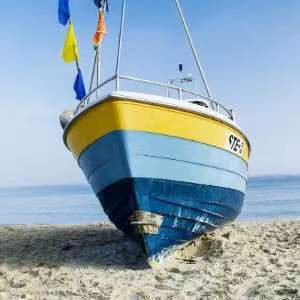
//> input picture resources/148_.jpg, 300 x 300 px
$ ./main ../resources/148_.jpg   (built with g++ and OpenCV 4)
//> lines starting //> are read from the running program, lines starting //| are printed output that depends on the picture
//
//  main.cpp
//  HoughLines(直线检测)
//
//  Created by wangwenjian on 2022/1/13.
//

#include <iostream>
#include <opencv2/opencv.hpp>

using namespace cv;
using namespace std;

static void help() {
    cout << "\nThis program demonstrates line finding with the Hough transform.\n"
    "Usage:\n"
    "./houghlines <image_name>, Default is ../data/pic1.png\n" <<endl;
}

int main(int argc, const char * argv[]) {
    // insert code here...
    CommandLineParser parser(argc, argv, "{help h||}{@image|../data/pic1.png|}");

    if (parser.has("help")) {
        help();
        return 0;
    }

//    String filename = parser.get<string>("@image");
    String filename = "148_.jpg";
    if (filename.empty()) {
        help();
        cout << "no image_name provided" << endl;
        return -1;
    }
    Mat src = imread(filename,0);
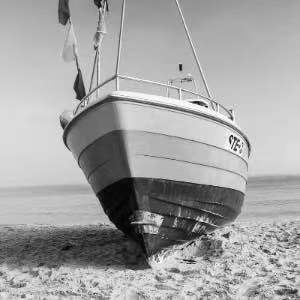
//> src: 300 rows x 300 cols, CV_8UC1; min 0, max 255, mean 163.2
    if (src.empty()) {
        help();
        cout << "can not open" << filename << endl;
        return -1;
    }
    Mat dst, cdst;
    Canny(src, dst, 50, 200,3);
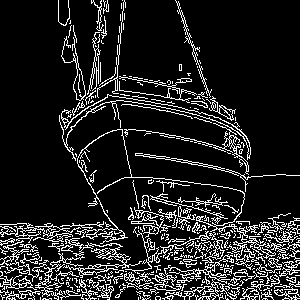
//> dst: 300 rows x 300 cols, CV_8UC1; 13.5% white in thin lines or dots
    cvtColor(dst, cdst, COLOR_GRAY2BGR);
//> cdst: 300 rows x 300 cols, CV_8UC3; 13.5% white in thin lines or dots
#if 0
    vector<Vec2f> lines;
    HoughLines(dst, lines, 1 , CV_PI/180, 100, 0, 0);
    for (size_t i = 0; i < lines.size(); i++) {
        float rho = lines[i][0], theta = lines[i][1];
        Point pt1, pt2;
        double a = cos(theta), b = sin(theta);
        double x0 = a * rho, y0 = b * rho;
        pt1.x = cvRound(x0 + 1000 * (-b));
        pt1.y = cvRound(y0 + 1000 * (a));
        pt2.x = cvRound(x0 - 1000 * (-b));
        pt2.y = cvRound(y0 - 1000 * (a));
        line(cdst, pt1, pt2, Scalar(0, 0 , 255), 3, LINE_AA);
    }
#else
    vector<Vec4i> lines;
    HoughLinesP(dst, lines, 1, CV_PI/180, 50, 50, 10);
//> lines = 116 lines (x1, y1, x2, y2), first 8: [168, 265, 299, 296], [4, 228, 114, 224], [15, 284, 96, 274], [23, 281, 109, 263], [96, 273, 183, 249], [0, 286, 234, 274], [187, 229, 299, 225], [2, 235, 160, 232]
    for (size_t i = 0; i < lines.size(); i++) {
        Vec4i l = lines[i];
        line(cdst, Point(l[0],l[1]), Point(l[2],l[3]), Scalar(0,0, 255),2, LINE_AA);
    }
//> this loop made 116 passes
//> l on passes 1 to 12: [168, 265, 299, 296], [4, 228, 114, 224], [15, 284, 96, 274], [23, 281, 109, 263], [96, 273, 183, 249], [0, 286, 234, 274], [187, 229, 299, 225], [2, 235, 160, 232], [169, 245, 299, 245], [0, 291, 122, 291], [179, 11, 200, 68], [145, 247, 293, 249]
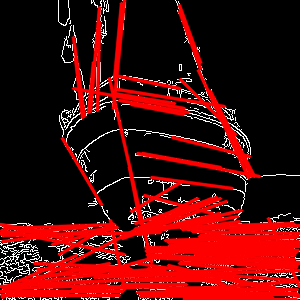
//> cdst: 300 rows x 300 cols, CV_8UC3; mean B, G, R 10.2, 10.2, 79.5
#endif
    imshow("source", src);
    imshow("detected lines", cdst);
    waitKey();

    return 0;
}

$ run again, with resources/146_.jpg copied over resources/148_.jpg
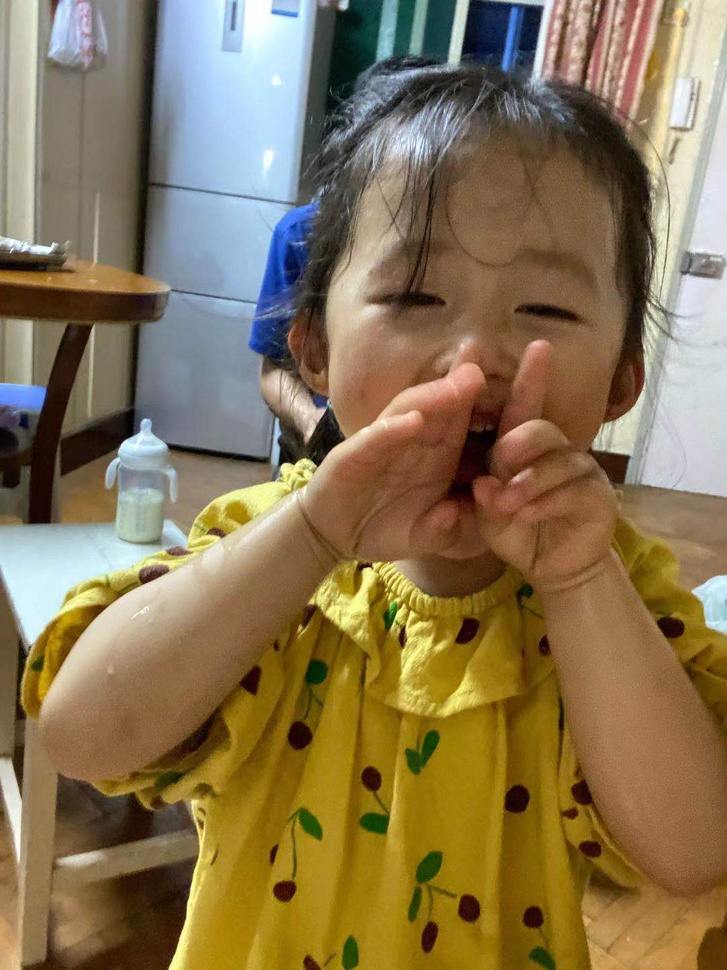
//> input picture resources/146_.jpg, 727 x 970 px, shrunk from 1080 x 1440 before the run
//> `Canny(src, dst, 50, 200,3);`:
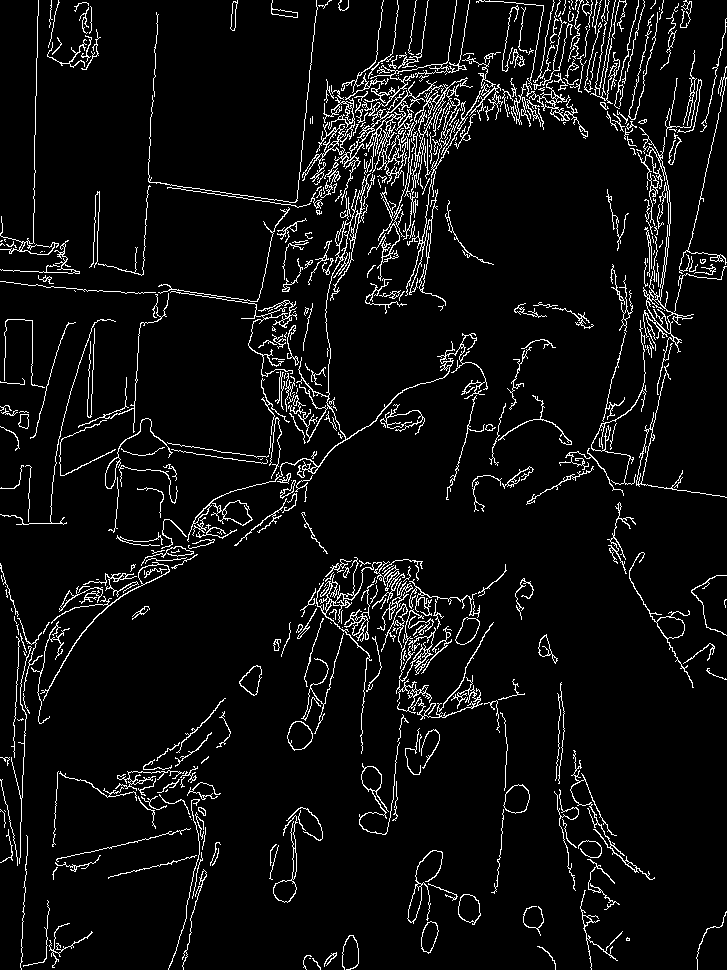
//> dst: 970 rows x 727 cols, CV_8UC1; 6.1% white in thin lines or dots
//> lines = 266 lines (x1, y1, x2, y2), first 8: [33, 198, 35, 96], [410, 225, 417, 133], [21, 969, 22, 911], [326, 302, 349, 203], [281, 346, 287, 280], [339, 153, 533, 94], [349, 252, 385, 93], [329, 451, 397, 407]
//> the loop `for (size_t i = 0; i < lines.size(); i++)` made 266 passes
//> after the loop `for (size_t i = 0; i < lines.size(); i++)`:
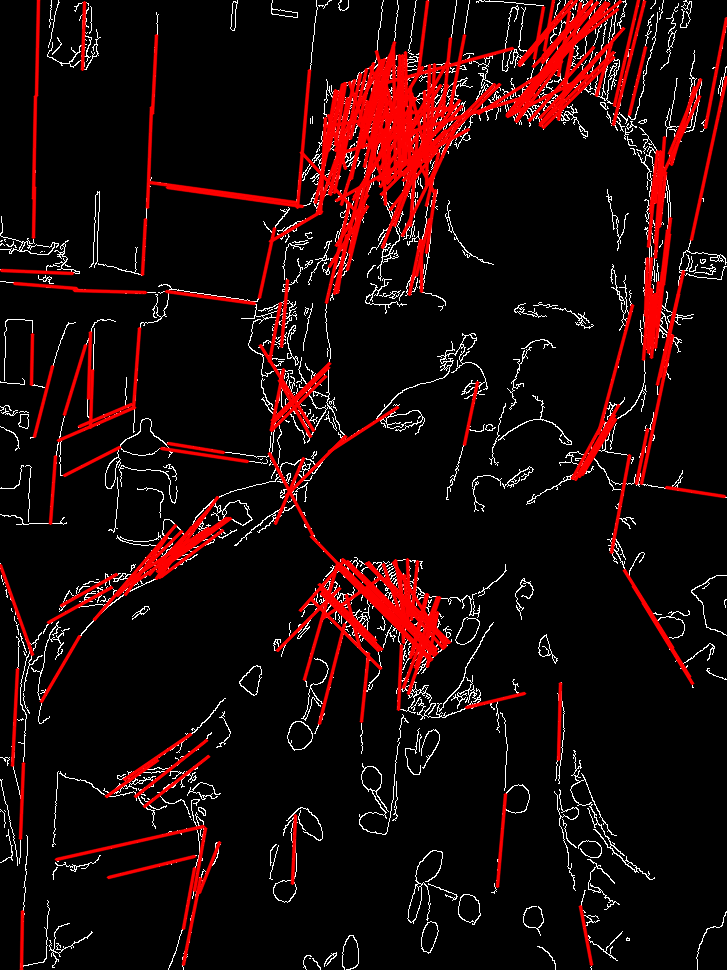
//> cdst: 970 rows x 727 cols, CV_8UC3; mean B, G, R 9.1, 9.1, 29.7
